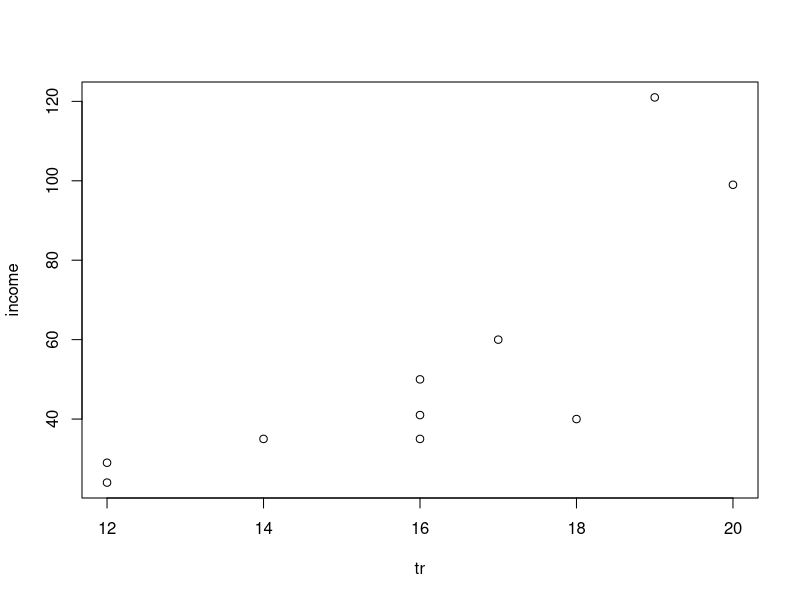
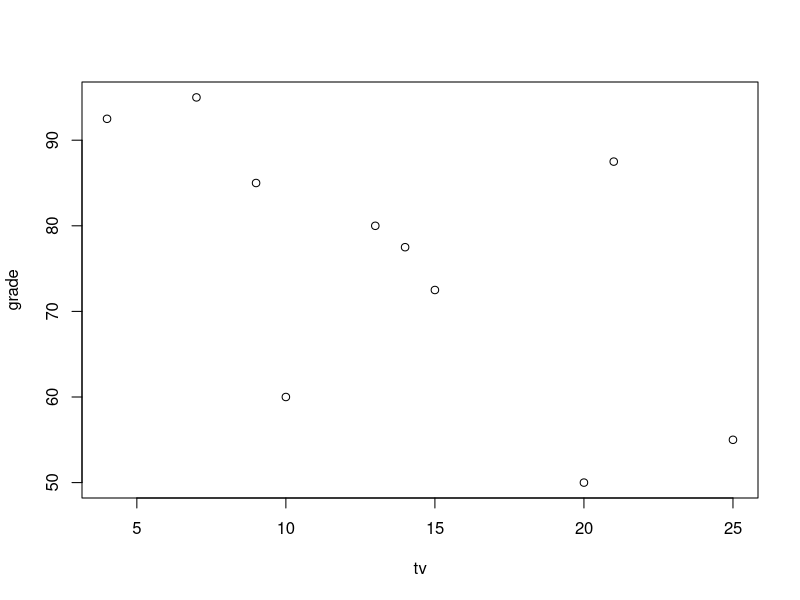
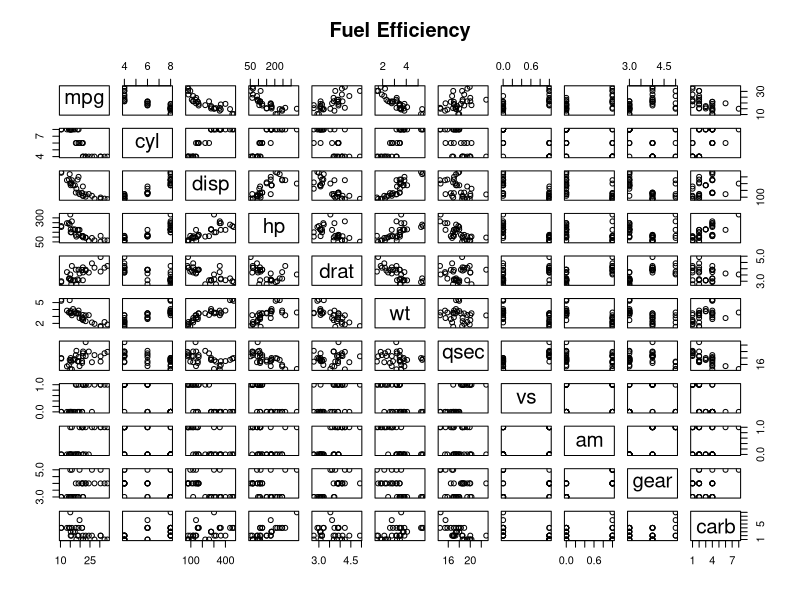
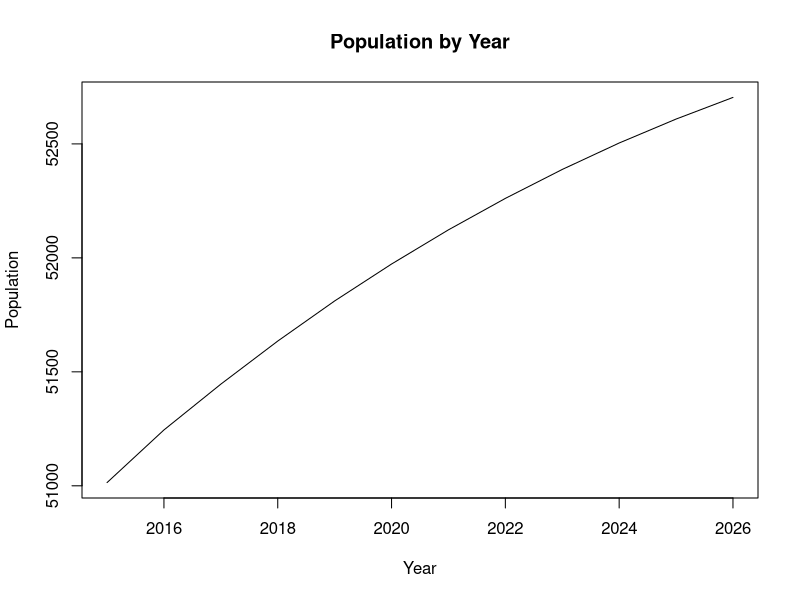
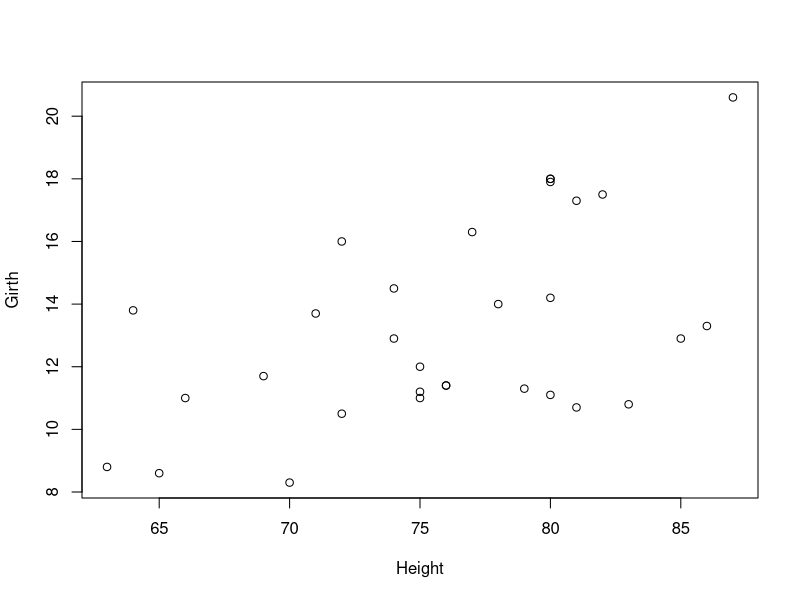
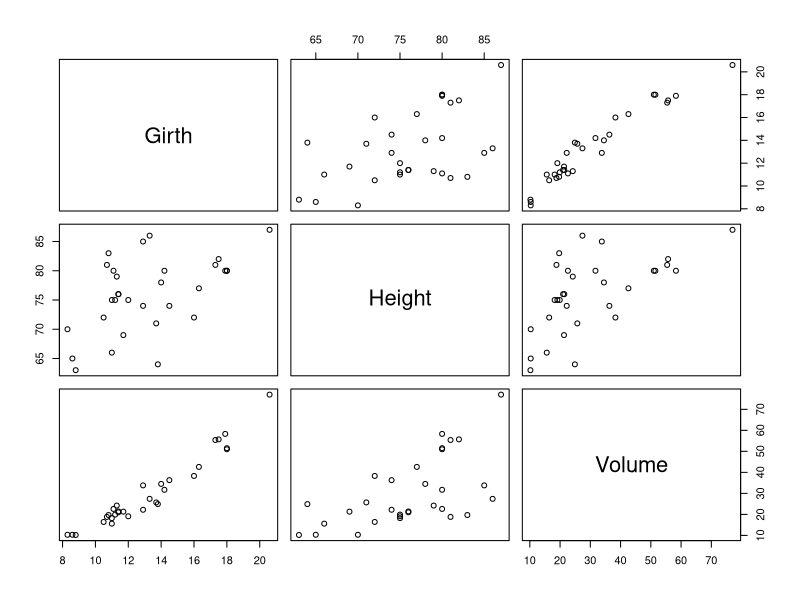

Write the R code that produced these figures, in order.
# 강영훈 191203/191204

#문1)
#다음은 직장인 10명의 수입과 교육받은 기간을 조사한 자료이다. 산점도와 상관계수를 구하고, 
#수입과 교육기간 사이에 어떤 상관관계가 있는지 설명하시오.

#수입 	 121 99 41 35 40 29 35 24 50 60
#교육기간 19  20 16 16 18 12 14 12 16 17

income = c(121,99,41,35,40,29,35,24,50,60)
tr = c(19, 20, 16, 16, 18, 12, 14, 12, 16, 17)
comp <- data.frame(income,tr)
plot(income~tr, data = comp) #산점도. # '~'는 '부터 까지'가 아니라 각각 의미. '~'의 오른쪽이 x축이 됨.
cor(comp) #상관계수
#상관계수가 0.79 이상으로 높은 편에 속한다. 교육기간이 길수록 수입이 많은 양상을 띈다.


#문2)다음은 대학생 10명의 성적과 주당 TV 시청시간을 조사한 자료이다. 산점도와 상관계수를 구하고, 
#성적과 TV 시청시간 사이에 어떤 상관관계가 있는지 설명하시오.

#성적 	 77.5 60 50 95 55 85 72.5 80 92.5 87.5
#시청시간 14   10 20  7 25  9 15   13  4   21

grade = c(77.5, 60, 50, 95, 55, 85, 72.5, 80, 92.5, 87.5)
tv = c(14, 10, 20, 7, 25, 9, 15,  13,4,21)
tvngrade = data.frame(grade, tv)
plot(grade~tv, data = tvngrade) #산점도
cor(tvngrade) #상관계수 0.628
#상관계수는 0.628 정도로 상관관계가 있다고 볼 수 있으나 강하진 않다.

#문3) 
#R에서 제공하는 mtcars 데이터셋에서 mpg와 다른 변수들 간의 상관계수를
#구하시오. 어느 변수가 mpg와 가장 상관성이 높은지 산점도와 함께 설명하시오.			

car <- abs(cor(mtcars)[-1,"mpg"]) ;car #각 상관계수의 절대값
names(which.max(car)) #wt 중량의 상관계수가 가장 높은 것으로 출력됨
pairs(mtcars, main = "Fuel Efficiency") #wt-mpg 산점도의 값들이 가장 몰려있다

#문4)다음은 2015년부터 2026년도까지의 예상 인구수 추계자료이다. 연도를 x축으로 하여 선그래프를 작성하시오.

#연도		총인구 (천명)		연도		총인구 (천명)
#2015		51014				2021		52123
#2016		51245				2022		52261
#2017		51446				2023		52388
#2018		51635				2024		52504
#2019		51811				2025		52609
#2020		51973				2026		52704

year = c(2015,2016,2017,2018,2019,2020,2021,2022,2023,2024,2025,2026)
population = c(51014,51245,51446,51635,51811,51973,52123,52261,52388,52504,52609,52704)
pop = data.frame(year, population); pop
plot(pop, main = "Population by Year",
     type = "l", lty=1, lwd=1,
     xlab = "Year", ylab = "Population")


#문5) R에서 제공하는 trees 데이터셋에 대해 다음 문제를 해결하기 위한 R 코드를 작성하시오.

#(1) 나무의 지름(Girth)과 높이(Height)에 대해 산점도와 상관계수를 보이시오.
plot(Girth~Height, data=trees)
cor(trees[,-3])

#(2) trees 데이터셋에 존재하는 3개 변수 간의 산점도와 상관계수를 보이시오.
pairs(trees)
cor(trees)
